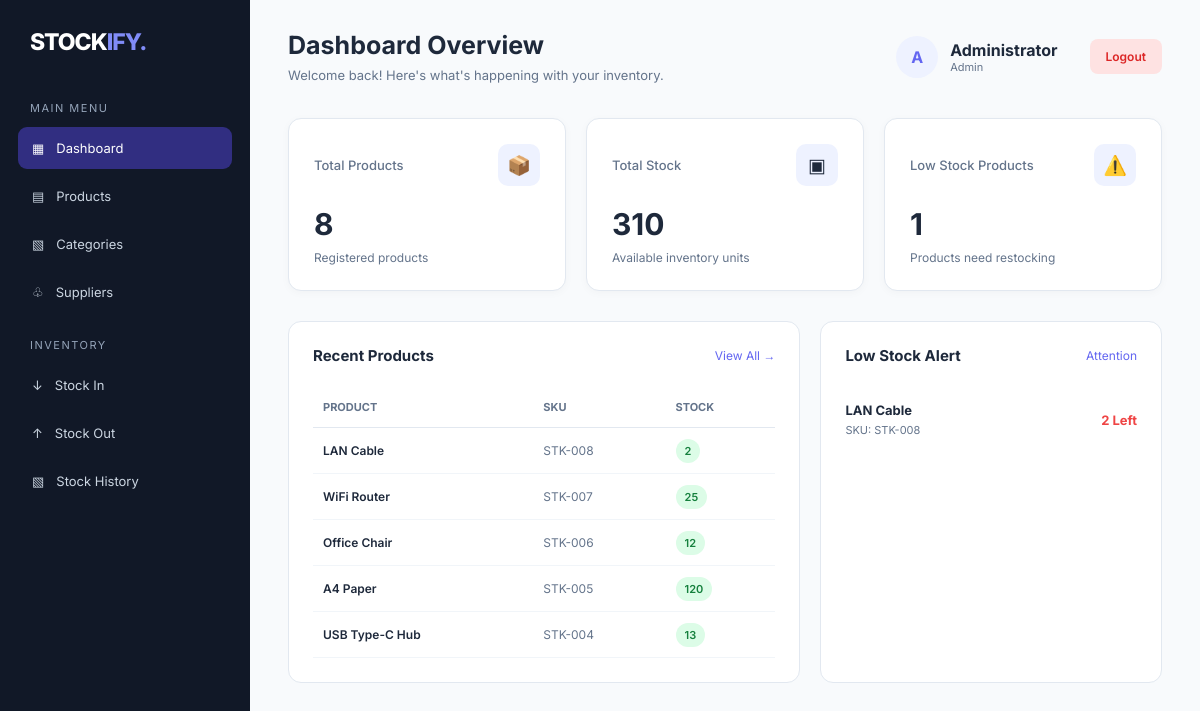
The page /index.php?url=dashboard/index (signed in) on the database its author committed.
### tables this page shows
CREATE TABLE `products` (
  `id` int(11) NOT NULL,
  `category_id` int(11) NOT NULL,
  `supplier_id` int(11) DEFAULT NULL,
  `sku` varchar(50) NOT NULL,
  `name` varchar(150) NOT NULL,
  `description` text DEFAULT NULL,
  `purchase_price` decimal(15,2) DEFAULT 0.00,
  `selling_price` decimal(15,2) DEFAULT 0.00,
  `stock_quantity` int(11) DEFAULT 0,
  `minimum_stock` int(11) DEFAULT 5,
  `unit` varchar(30) DEFAULT 'pcs',
  `created_at` timestamp NOT NULL DEFAULT current_timestamp(),
  `updated_at` timestamp NOT NULL DEFAULT current_timestamp() ON UPDATE current_timestamp()
);

### app/controllers/DashboardController.php (called while the page is built)
<?php
class DashboardController extends Controller
{
    public function index()
    {
        $dashboard = $this->model('Dashboard');
        $data = [
            'title' => 'Dashboard - Stockify',
            'stats' => $dashboard->getStatistics(),
            'products' => $dashboard->getRecentProducts(),
            'lowStocks' => $dashboard->getLowStockProducts()
        ];
        $this->view('dashboard/index', $data);
    }
}

### app/core/Router.php (called while the page is built, shortened)
<?php
class Router
{
    public function dispatch()
    {
        $url = $_GET['url'] ?? 'dashboard/index';
        $url = trim($url, '/');
        $url = filter_var($url, FILTER_SANITIZE_URL);
        $segments = explode('/', $url);
        $method = $segments[1] ?? 'index';
        $controller = new $controllerName();
        $controller->$method();
    }
}

### public/index.php (called while the page is built, shortened)
<?php
require_once __DIR__ . '/../app/core/Database.php';
require_once __DIR__ . '/../app/core/Model.php';
require_once __DIR__ . '/../app/core/Controller.php';
require_once __DIR__ . '/../app/core/Router.php';
$router = new Router();
$router->dispatch();

### app/core/Model.php (called while the page is built, shortened)
<?php
require_once __DIR__ . '/Database.php';
class Model
{
    public function __construct()
    {
        $database = new Database();
        $this->db = $database->connect();
    }
}

### app/core/Database.php (called while the page is built, shortened)
<?php
class Database
{
    private $host = 'localhost';
    private $dbname = 'stockify_db';
    private $username = 'root';
    private $password = '';
    public function connect()
    {
        try {
            $this->connection = new PDO(
                "mysql:host={$this->host};dbname={$this->dbname};charset=utf8mb4",
                $this->username,
                $this->password
            );
            $this->connection->setAttribute(
                PDO::ATTR_ERRMODE,
                PDO::ERRMODE_EXCEPTION
            );
            $this->connection->setAttribute(
                PDO::ATTR_DEFAULT_FETCH_MODE,
                PDO::FETCH_ASSOC
            );
            return $this->connection;
        } catch (PDOException $e) {
            die("Database connection failed: " . $e->getMessage());
        }
    }
}

### app/models/Dashboard.php (called while the page is built)
<?php
require_once __DIR__ . '/../core/Model.php';
class Dashboard extends Model
{
    public function getStatistics()
    {
        $query = "
            SELECT
                COUNT(*) AS total_products,
                COALESCE(SUM(stock_quantity), 0) AS total_stock,
                SUM(
                    CASE
                        WHEN stock_quantity <= minimum_stock
                        THEN 1 ELSE 0
                    END
                ) AS low_stock
            FROM products
        ";
        $stmt = $this->db->prepare($query);
        $stmt->execute();
        return $stmt->fetch();
    }
    public function getRecentProducts()
    {
        $query = "
            SELECT id, name, sku, stock_quantity
            FROM products
            ORDER BY id DESC
            LIMIT 5
        ";
        $stmt = $this->db->prepare($query);
        $stmt->execute();
        return $stmt->fetchAll();
    }
    public function getLowStockProducts()
    {
        $query = "
            SELECT name, sku, stock_quantity, minimum_stock
            FROM products
            WHERE stock_quantity <= minimum_stock
            ORDER BY stock_quantity ASC
        ";
        $stmt = $this->db->prepare($query);
        $stmt->execute();
        return $stmt->fetchAll();
    }
}

### app/views/dashboard/index.php (the view, shortened to what this page needs)
<!DOCTYPE html>
<html lang="id">
<head>
    <link rel="stylesheet" href="assets/css/style.css">
</head>
<body>
<div class="app-container">
    <aside class="sidebar">
        <div class="brand">
            STOCK<span>IFY.</span>
        </div>
        <p class="menu-label">Main Menu</p>
        <ul class="nav-menu">
            <li>
                <a href="index.php" class="active">
                    <span>▦</span>
                    <span class="nav-text">Dashboard</span>
                </a>
            </li>
            <li>
                <a href="index.php?url=products/index">
                    <span>▤</span>
                    <span class="nav-text">Products</span>
                </a>
            </li>
            <li>
                <a href="index.php?url=categories/index">
                    <span>▧</span>
                    <span class="nav-text">Categories</span>
                </a>
            </li>
            <li>
                <a href="index.php?url=suppliers/index">
                    <span>♧</span>
                    <span class="nav-text">Suppliers</span>
                </a>
            </li>
        </ul>
        <p class="menu-label">Inventory</p>
        <ul class="nav-menu">
            <li>
                <a href="index.php?url=stockmovements/stockIn">
                    <span>↓</span>
                    <span class="nav-text">Stock In</span>
                </a>
            </li>
            <li>
                <a href="index.php?url=stockmovements/stockOut">
                    <span>↑</span>
                    <span class="nav-text">Stock Out</span>
                </a>
            </li>
            <li>
                <a href="index.php?url=stockmovements/history">
                    <span>▧</span>
                    <span class="nav-text">Stock History</span>
                </a>
            </li>
        </ul>
    </aside>
    <main class="main-content">
        <header class="topbar">
            <div class="page-heading">
                <h1>Dashboard Overview</h1>
                <p>
                    Welcome back! Here's what's happening with your inventory.
                </p>
            </div>
<div class="user-profile">
    <div class="avatar">A</div>
    <div>
        <strong>
            <?= htmlspecialchars($_SESSION['user']['name'] ?? 'Administrator') ?>
        </strong>
        <p style="font-size:11px;color:#64748B;">
            <?= htmlspecialchars(ucfirst($_SESSION['user']['role'] ?? 'Admin')) ?>
        </p>
    </div>
    <a href="index.php?url=auth/logout"
       style="
           margin-left:20px;
           padding:10px 16px;
           background:#FEE2E2;
           color:#DC2626;
           border-radius:8px;
           text-decoration:none;
           font-size:12px;
           font-weight:600;
       ">
        Logout
    </a>
</div>
        </header>
        <section class="stats-grid">
            <div class="stat-card">
                <div class="stat-top">
                    <span class="stat-label">
                        Total Products
                    </span>
                    <span class="stat-icon">📦</span>
                </div>
                <div class="stat-number">
                    <?= htmlspecialchars((string) $stats['total_products']) ?>
                </div>
                <p class="stat-description">
                    Registered products
                </p>
            </div>
            <div class="stat-card">
                <div class="stat-top">
                    <span class="stat-label">
                        Total Stock
                    </span>
                    <span class="stat-icon">▣</span>
                </div>
                <div class="stat-number">
                    <?= htmlspecialchars((string) $stats['total_stock']) ?>
                </div>
                <p class="stat-description">
                    Available inventory units
                </p>
            </div>
            <div class="stat-card">
                <div class="stat-top">
                    <span class="stat-label">
                        Low Stock Products
                    </span>
                    <span class="stat-icon">⚠️</span>
                </div>
                <div class="stat-number">
                    <?= htmlspecialchars((string) $stats['low_stock']) ?>
                </div>
                <p class="stat-description">
                    Products need restocking
                </p>
            </div>
        </section>
        <section class="content-grid">
            <div class="panel">
                <div class="panel-header">
                    <h3>Recent Products</h3>
                    <a
                        href="index.php?url=products/index"
                        style="text-decoration:none;color:var(--primary);font-size:12px;"
                    >
                        View All →
                    </a>
                </div>
                <table>
                    <thead>
                        <tr>
                            <th>PRODUCT</th>
                            <th>SKU</th>
                            <th>STOCK</th>
                        </tr>
                    </thead>
                    <tbody>
                        <?php if (!empty($products)): ?>
                            <?php foreach ($products as $product): ?>
                                <tr>
                                    <td class="product-name">
                                        <?= htmlspecialchars($product['name']) ?>
                                    </td>
                                    <td class="sku">
                                        <?= htmlspecialchars($product['sku']) ?>
                                    </td>
                                    <td>
                                        <span class="stock-badge">
                                            <?= htmlspecialchars((string) $product['stock_quantity']) ?>
                                        </span>
                                    </td>
                                </tr>
                            <?php endforeach; ?>
                        <?php endif; ?>
                    </tbody>
                </table>
            </div>
            <div class="panel">
                <div class="panel-header">
                    <h3>Low Stock Alert</h3>
                    <span>Attention</span>
                </div>
                <?php if (!empty($lowStocks)): ?>
                    <?php foreach ($lowStocks as $item): ?>
                        <div class="low-stock-item">
                            <div>
                                <h4>
                                    <?= htmlspecialchars($item['name']) ?>
                                </h4>
                                <p>
                                    SKU: <?= htmlspecialchars($item['sku']) ?>
                                </p>
                            </div>
                            <span class="stock-warning">
                                <?= htmlspecialchars((string) $item['stock_quantity']) ?>
                                Left
                            </span>
                        </div>
                    <?php endforeach; ?>
                <?php else: ?>
                    <p>
                        Tidak ada produk dengan stok rendah.
                    </p>
                <?php endif; ?>
            </div>
        </section>
    </main>
</div>
</body>
</html>

### public/assets/css/style.css (style rules this page uses)
:root { --primary: #6366F1; --primary-light: #EEF2FF; --sidebar: #111827; --background: #F8FAFC; --white: #FFFFFF; --text: #1E293B; --muted: #64748B; --border: #E2E8F0; --success: #10B981; --danger: #EF4444; }
* { margin: 0; padding: 0; box-sizing: border-box; }
body { font-family: 'Inter', sans-serif; background: var(--background); color: var(--text); }
.app-container { display: flex; min-height: 100vh; }
.sidebar { width: 250px; background: var(--sidebar); color: white; padding: 28px 18px; position: fixed; top: 0; bottom: 0; left: 0; z-index: 1000; }
.brand { font-size: 23px; font-weight: 800; letter-spacing: -1px; padding: 0 12px; margin-bottom: 45px; }
.brand span { color: #818CF8; }
.menu-label { font-size: 11px; color: #94A3B8; margin: 25px 12px 12px; text-transform: uppercase; letter-spacing: 1.5px; }
.nav-menu { list-style: none; }
.nav-menu a { display: flex; align-items: center; gap: 12px; padding: 13px 14px; margin-bottom: 6px; color: #CBD5E1; text-decoration: none; border-radius: 9px; font-size: 13px; transition: 0.2s; }
.nav-menu a:hover, .nav-menu a.active { background: #312E81; color: white; }
.nav-menu a { position: relative; z-index: 1001; cursor: pointer; pointer-events: auto; }
.main-content { width: calc(100% - 250px); margin-left: 250px; padding: 30px 38px; }
.topbar { display: flex; justify-content: space-between; align-items: center; margin-bottom: 35px; }
.page-heading h1 { font-size: 25px; font-weight: 700; }
.page-heading p { font-size: 13px; color: var(--muted); margin-top: 7px; }
.user-profile { display: flex; align-items: center; gap: 12px; }
.avatar { width: 42px; height: 42px; background: var(--primary-light); color: var(--primary); display: flex; align-items: center; justify-content: center; border-radius: 50%; font-weight: 700; }
.stats-grid { display: grid; grid-template-columns: repeat(3, 1fr); gap: 20px; margin-bottom: 30px; }
.stat-card { background: var(--white); padding: 25px; border: 1px solid var(--border); border-radius: 13px; box-shadow: 0 2px 8px rgba(15, 23, 42, 0.03); }
.stat-top { display: flex; justify-content: space-between; align-items: center; }
.stat-label { font-size: 13px; color: var(--muted); font-weight: 500; }
.stat-icon { width: 42px; height: 42px; display: flex; align-items: center; justify-content: center; border-radius: 10px; background: var(--primary-light); font-size: 19px; }
.stat-number { font-size: 30px; font-weight: 700; margin-top: 20px; }
.stat-description { color: var(--muted); font-size: 12px; margin-top: 8px; }
.content-grid { display: grid; grid-template-columns: 1.5fr 1fr; gap: 20px; }
.panel { background: var(--white); border: 1px solid var(--border); border-radius: 13px; padding: 24px; }
.panel-header { display: flex; justify-content: space-between; align-items: center; margin-bottom: 22px; }
.panel-header h3 { font-size: 15px; }
.panel-header span { font-size: 12px; color: var(--primary); }
table { width: 100%; border-collapse: collapse; }
th { text-align: left; font-size: 11px; color: var(--muted); padding: 13px 10px; border-bottom: 1px solid var(--border); }
td { padding: 15px 10px; font-size: 12px; border-bottom: 1px solid #F1F5F9; }
.product-name { font-weight: 600; }
.sku { color: var(--muted); }
.stock-badge { background: #DCFCE7; color: #15803D; padding: 5px 9px; border-radius: 20px; font-size: 11px; font-weight: 600; }
.low-stock-item { display: flex; justify-content: space-between; align-items: center; padding: 15px 0; border-bottom: 1px solid var(--border); }
.low-stock-item:last-child { border-bottom: none; }
.low-stock-item h4 { font-size: 13px; margin-bottom: 5px; }
.low-stock-item p { color: var(--muted); font-size: 11px; }
.stock-warning { color: var(--danger); font-weight: 700; font-size: 13px; }

### rows shown on the page
products: name "LAN Cable", sku "STK-008", stock_quantity "2"
products: name "WiFi Router", sku "STK-007", stock_quantity "25"
products: name "Office Chair", sku "STK-006", stock_quantity "12"
products: name "A4 Paper", sku "STK-005", stock_quantity "120"
products: name "USB Type-C Hub", sku "STK-004", stock_quantity "13"

### other values the page prints
$_SESSION['user']['name'] "Administrator"
$_SESSION['user']['role'] "Admin"
$stats['total_products'] "8"
$stats['total_stock'] "310"
$stats['low_stock'] "1"
